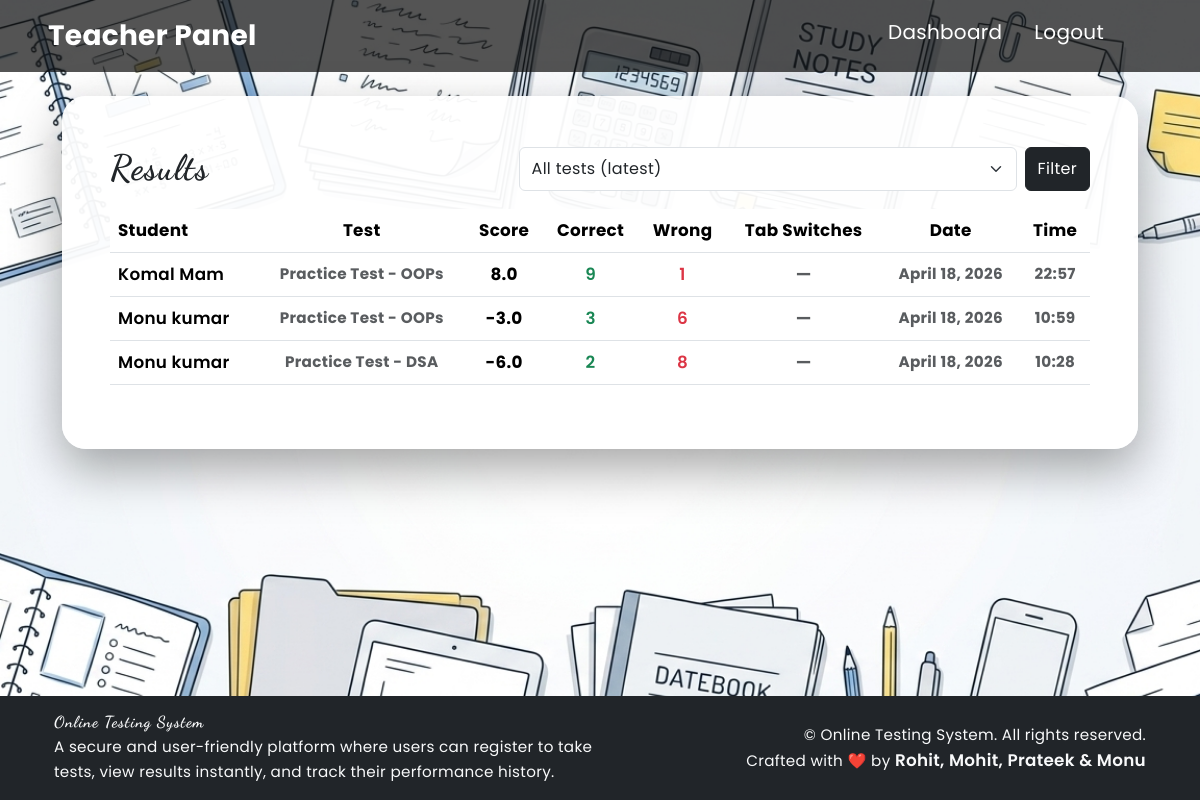
/teacher/results/ (signed in), run on the app's committed database.
### OTS/models.py (models this page shows, shortened)
class Result(models.Model):
    resultid = models.BigAutoField(primary_key=True, auto_created=True)
    username = models.ForeignKey(Candidate, on_delete=models.CASCADE)
    test = models.ForeignKey(Test, on_delete=models.CASCADE, null=True, blank=True)
    teacher = models.ForeignKey('auth.User', on_delete=models.CASCADE, null=True, blank=True)
    date = models.DateField(auto_now=True)
    time = models.TimeField(auto_now=True)
    attempt = models.IntegerField()
    right = models.IntegerField()
    wrong = models.IntegerField()
    points = models.FloatField()
    tab_switches = models.IntegerField(default=0)
    copy_attempts = models.IntegerField(default=0)
    fullscreen_exits = models.IntegerField(default=0)
    class Meta:
        ordering = ['-points', 'date']

class Candidate(models.Model):
    username = models.CharField(primary_key=True, max_length=20)
    password = models.CharField(null=False, max_length=20)
    name = models.CharField(null=False, max_length=30)
    testattemped = models.IntegerField(default=0)
    points = models.FloatField(default=0.0)

class Test(models.Model):
    subject = models.ForeignKey(Subject, on_delete=models.CASCADE)
    teacher = models.ForeignKey('auth.User', on_delete=models.CASCADE, null=True, blank=True)
    name = models.CharField(max_length=100)
    token = models.UUIDField(default=uuid.uuid4, unique=True, editable=False)
    duration_minutes = models.IntegerField(default=30)
    is_active = models.BooleanField(default=True)

### OTS/views.py (the view)
# urls.py: path("teacher/results/", teacher_results, name="teacher_results"),
def teacher_results(request):
    if not request.session.get("_auth_user_id"):
        return redirect("/teacher/login/")
    teacher = User.objects.get(pk=request.session.get("_auth_user_id"))
    test_id = request.GET.get("test_id")
    tests = Test.objects.filter(teacher=teacher).select_related("subject").order_by("subject__name", "name")
    results = Result.objects.filter(teacher=teacher).select_related("username", "test").order_by("-date", "-time")[:200]
    selected_test = None
    if test_id:
        try:
            selected_test = Test.objects.get(pk=int(test_id), teacher=teacher)
            results = Result.objects.filter(test=selected_test).select_related("username", "test").order_by("-date", "-time")[:500]
        except (Test.DoesNotExist, TypeError, ValueError):
            selected_test = None
    return render(request, "teacher_results.html", {
        "tests": tests,
        "results": results,
        "selected_test": selected_test,
    })

### OTS/templates/teacher_results.html (shortened to what this page needs)
{% extends 'main.html' %}
{% load static %}
{% block top %}
<nav class="navbar navbar-expand-lg">
  <div class="container-fluid ps-5 pe-5">
    <div class="fw-bold fs-3">Teacher Panel</div>
    <div class="collapse navbar-collapse">
      <ul class="navbar-nav ms-auto mb-lg-2 px-4">
        <li class="nav-item me-3"><a class="nav-link active text-white fs-5" href="{% url 'OTS:teacher_dashboard' %}">Dashboard</a></li>
        <li class="nav-item me-3"><a class="nav-link active text-white fs-5" href="{% url 'OTS:Logout' %}">Logout</a></li>
      </ul>
    </div>
  </div>
</nav>
{% endblock %}
{% block content %}
<div class="container py-4" style="max-width:1100px;">
  <div class="card border-0 shadow-lg rounded-4" style="background:rgba(255,255,255,0.97);">
    <div class="card-body p-4 p-md-5">
      <div class="d-flex flex-wrap justify-content-between align-items-center gap-2 mb-3">
        <h3 class="fw-bold mb-0 text-dark">Results</h3>
        <form method="get" class="d-flex gap-2 align-items-center">
          <select name="test_id" class="form-select" style="min-width:320px;">
            <option value="">All tests (latest)</option>
          </select>
          <button class="btn btn-dark" type="submit">Filter</button>
        </form>
      </div>
      <div class="table-responsive">
        <table class="table table-hover align-middle text-center">
          <thead>
            <tr>
              <th class="text-start">Student</th>
              <th>Test</th>
              <th>Score</th>
              <th>Correct</th>
              <th>Wrong</th>
              <th>Tab Switches</th>
              <th>Date</th>
              <th>Time</th>
            </tr>
          </thead>
          <tbody>
            {% for r in results %}
            <tr>
              <td class="text-start fw-semibold">{{ r.username.name }}</td>
              <td class="small text-muted">{% if r.test %}{{ r.test.name }}{% else %}—{% endif %}</td>
              <td class="fw-bold">{{ r.points|floatformat:1 }}</td>
              <td class="text-success fw-semibold">{{ r.right }}</td>
              <td class="text-danger fw-semibold">{{ r.wrong }}</td>
              <td>{% if r.tab_switches > 0 %}<span class="badge bg-warning text-dark">{{ r.tab_switches }}</span>{% else %}<span class="text-muted">—</span>{% endif %}</td>
              <td class="small text-muted">{{ r.date }}</td>
              <td class="small text-muted">{{ r.time|time:"H:i" }}</td>
            </tr>
            {% empty %}
            <tr><td colspan="8" class="text-muted">No results found.</td></tr>
            {% endfor %}
          </tbody>
        </table>
      </div>
    </div>
  </div>
</div>
{% endblock %}

### OTS/static/theme.css (style rules this page uses)
* { margin: 0; padding: 0; box-sizing: border-box; font-family: 'Poppins', sans-serif; }
:root { --bs-body-font-family: 'Poppins', sans-serif !important; --bs-body-font-size: 1.05rem; --bs-body-line-height: 1.6; }
body, p, a, div, span, td, th, button, input, select, textarea, label { font-family: 'Poppins', sans-serif !important; font-size: 1.05rem; line-height: 1.6; letter-spacing: 0.3px; }
h1, .h1, h2, .h2, h3, .h3, h4, .h4, h5, .h5, h6, .h6, .navbar-brand { font-family: 'Dancing Script', cursive !important; letter-spacing: 1px; }
h3, .h3 { font-size: 2.2rem !important; line-height: 1.4 !important; font-weight: 700 !important; }
small, .small { font-size: 0.95rem !important; font-family: 'Poppins', sans-serif !important; }
html { height: 100%; }
body { min-height: 100%; width: 100%; margin: 0; overflow-x: hidden; }
.navbar { color: white; background-color: rgba(19, 19, 19, 0.72); }
.card { box-shadow: 0 20px 50px rgba(0, 0, 0, 0.35) !important; border-radius: 1.5rem !important; font-weight: bolder; background: rgba(255, 255, 255, 0.95) !important; border: none !important; }
.card h3 { color: rgba(94, 94, 101, 0.878); }
input.form-control, select.form-select, button.btn { min-height: 44px; }

### data on the page
Result: username.name "Komal Mam", test.name "Practice Test - OOPs", points "8.0", right "9", wrong "1", date "April 18, 2026", time "22:57"
Result: username.name "Monu kumar", test.name "Practice Test - OOPs", points "-3.0", right "3", wrong "6", date "April 18, 2026", time "10:59"
Result: username.name "Monu kumar", test.name "Practice Test - DSA", points "-6.0", right "2", wrong "8", date "April 18, 2026", time "10:28"
